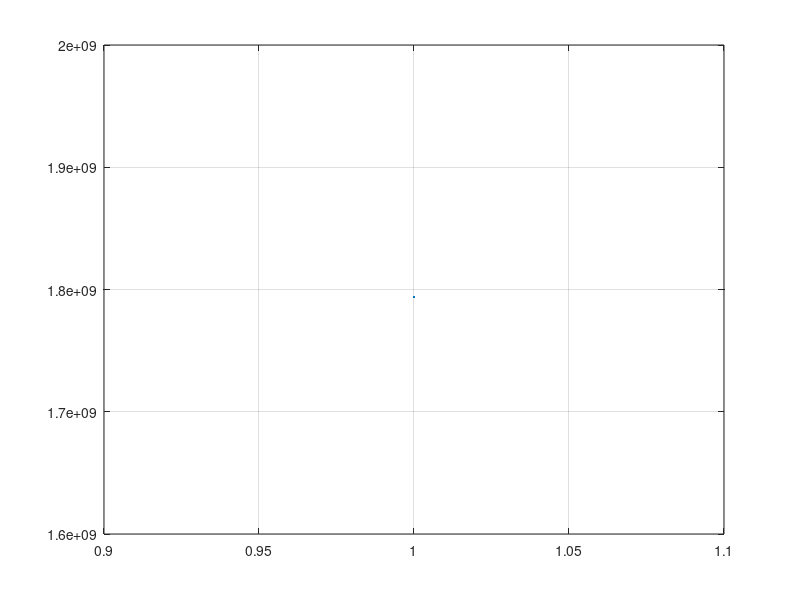

This chart was generated by the following MATLAB code: (Note: this script raises an error after producing the figure.)
clear all; close all; clc
cd D:\trabajo\IGP\CLIM_PEZ\temp_agua_oceancolor\MUR\new_location

%% 
path01='D:\trabajo\IGP\CLIM_PEZ\temp_agua_oceancolor\MUR\new_location';
hdir=dir(fullfile(path01,'*.nc'));

for imur=1:1:size(hdir,1)
    fn=hdir(imur).name;
    if imur==1
    lon=double(ncread(fn,'longitude'));
    lat=double(ncread(fn,'latitude'));
    end
    sst(:,:,imur)=double(ncread(fn,'analysed_sst'))+273.15;

    time(imur,:)=double(ncread(fn,'time'))./86400;
    disp([fn,' done'])
end

[yr,mo,da,hr]=datevec(double(time)+datenum(1970,1,1,0,0,0));

%% 2991,  3083

plot(time);grid on;
%%
save('MUR_SST_newloc.mat','lat','lon','sst','time', '-v7.3')